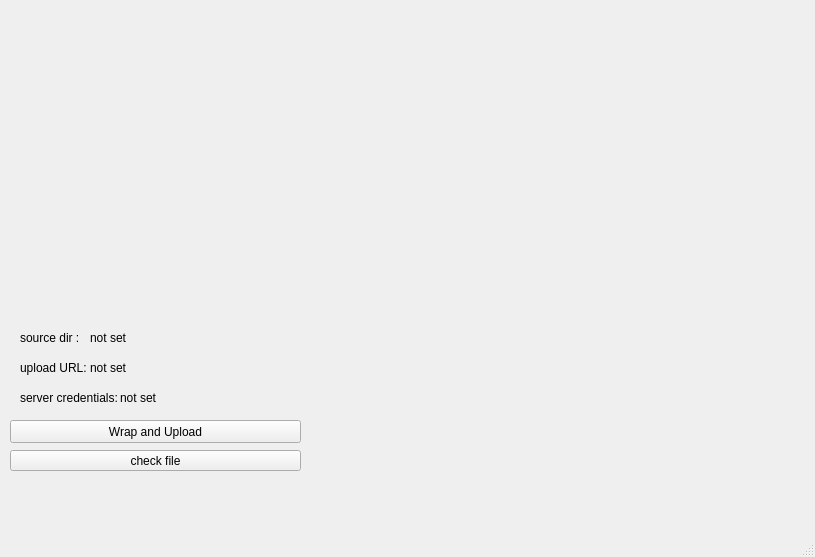
<?xml version="1.0" encoding="UTF-8"?>
<ui version="4.0">
 <class>MainWindow</class>
 <widget class="QMainWindow" name="MainWindow">
  <property name="geometry">
   <rect>
    <x>0</x>
    <y>0</y>
    <width>815</width>
    <height>557</height>
   </rect>
  </property>
  <property name="windowTitle">
   <string>MainWindow</string>
  </property>
  <widget class="QWidget" name="centralwidget">
   <widget class="QPushButton" name="WrapButton">
    <property name="geometry">
     <rect>
      <x>10</x>
      <y>420</y>
      <width>291</width>
      <height>23</height>
     </rect>
    </property>
    <property name="text">
     <string>Wrap and Upload</string>
    </property>
   </widget>
   <widget class="QLabel" name="label">
    <property name="geometry">
     <rect>
      <x>20</x>
      <y>330</y>
      <width>61</width>
      <height>16</height>
     </rect>
    </property>
    <property name="text">
     <string>source dir :</string>
    </property>
   </widget>
   <widget class="QLabel" name="label_source_folder">
    <property name="geometry">
     <rect>
      <x>90</x>
      <y>330</y>
      <width>551</width>
      <height>16</height>
     </rect>
    </property>
    <property name="text">
     <string>not set</string>
    </property>
   </widget>
   <widget class="QLabel" name="status_label">
    <property name="geometry">
     <rect>
      <x>10</x>
      <y>480</y>
      <width>291</width>
      <height>20</height>
     </rect>
    </property>
    <property name="text">
     <string/>
    </property>
    <property name="alignment">
     <set>Qt::AlignLeading|Qt::AlignLeft|Qt::AlignVCenter</set>
    </property>
   </widget>
   <widget class="QPushButton" name="pushButton">
    <property name="geometry">
     <rect>
      <x>10</x>
      <y>450</y>
      <width>291</width>
      <height>21</height>
     </rect>
    </property>
    <property name="text">
     <string>check file</string>
    </property>
   </widget>
   <widget class="QLabel" name="label_2">
    <property name="geometry">
     <rect>
      <x>20</x>
      <y>360</y>
      <width>91</width>
      <height>16</height>
     </rect>
    </property>
    <property name="text">
     <string>upload URL:</string>
    </property>
   </widget>
   <widget class="QLabel" name="url_label">
    <property name="geometry">
     <rect>
      <x>90</x>
      <y>360</y>
      <width>621</width>
      <height>16</height>
     </rect>
    </property>
    <property name="text">
     <string>not set</string>
    </property>
   </widget>
   <widget class="QLabel" name="label_3">
    <property name="geometry">
     <rect>
      <x>20</x>
      <y>390</y>
      <width>121</width>
      <height>16</height>
     </rect>
    </property>
    <property name="text">
     <string>server credentials:</string>
    </property>
   </widget>
   <widget class="QLabel" name="label_server_credentials">
    <property name="geometry">
     <rect>
      <x>120</x>
      <y>390</y>
      <width>481</width>
      <height>16</height>
     </rect>
    </property>
    <property name="text">
     <string>not set</string>
    </property>
   </widget>
  </widget>
  <widget class="QStatusBar" name="statusbar"/>
  <widget class="QMenuBar" name="menuBar">
   <property name="geometry">
    <rect>
     <x>0</x>
     <y>0</y>
     <width>815</width>
     <height>26</height>
    </rect>
   </property>
  </widget>
  <action name="actionset_upload_path">
   <property name="checkable">
    <bool>false</bool>
   </property>
   <property name="text">
    <string>set upload path</string>
   </property>
  </action>
 </widget>
 <resources/>
 <connections/>
</ui>
